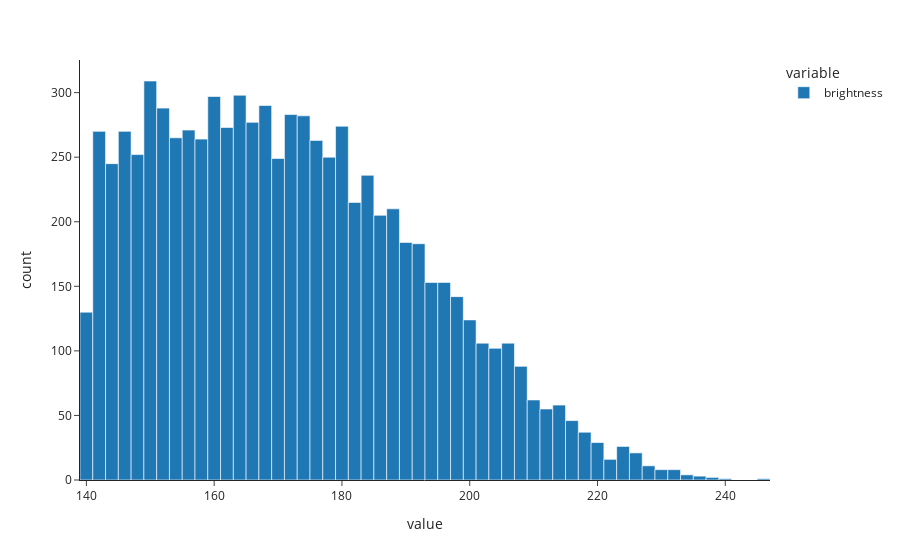

Notebook source saved alongside this figure:
### Code cell
# plot the brightness (called as 'mass' in trackpy)

fig = px.histogram(features_modif['brightness'], template="simple_white")

fig.show()

### Figure 1 — Plotly figure (JSON) as saved in the notebook; plotly's stock layout.template omitted (floating-point values rounded to 4 significant figures; data arrays with more than 128 entries replaced by an {"elided": "..."} marker saying what was removed)
{"data": [{"alignmentgroup": "True", "bingroup": "x", "hovertemplate": "variable=brightness<br>value=%{x}<br>count=%{y}<extra></extra>", "legendgroup": "brightness", "marker": {"color": "#1F77B4", "pattern": {"shape": ""}}, "name": "brightness", "offsetgroup": "brightness", "orientation": "v", "showlegend": true, "type": "histogram", "x": {"elided": "8195 float values"}, "xaxis": "x", "yaxis": "y"}], "layout": {"barmode": "relative", "legend": {"title": {"text": "variable"}, "tracegroupgap": 0}, "margin": {"t": 60}, "xaxis": {"anchor": "y", "domain": [0, 1], "title": {"text": "value"}}, "yaxis": {"anchor": "x", "domain": [0, 1], "title": {"text": "count"}}}}
